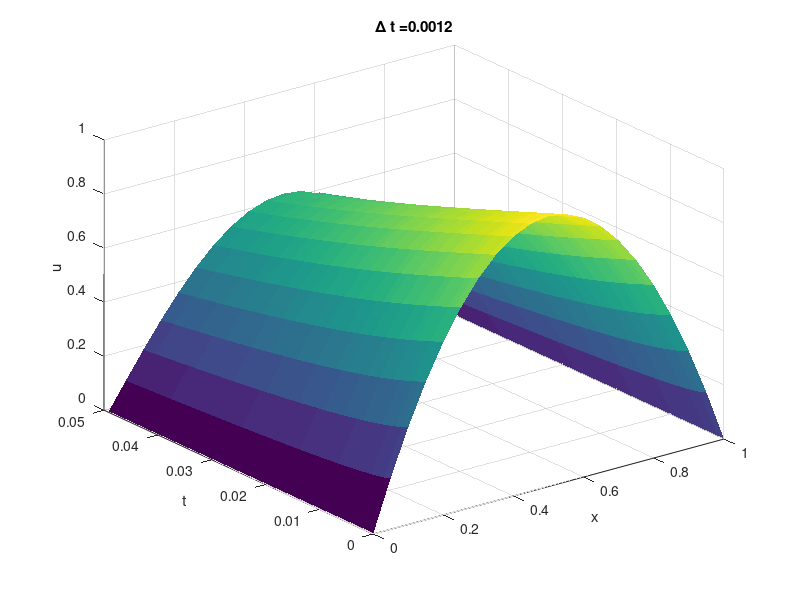
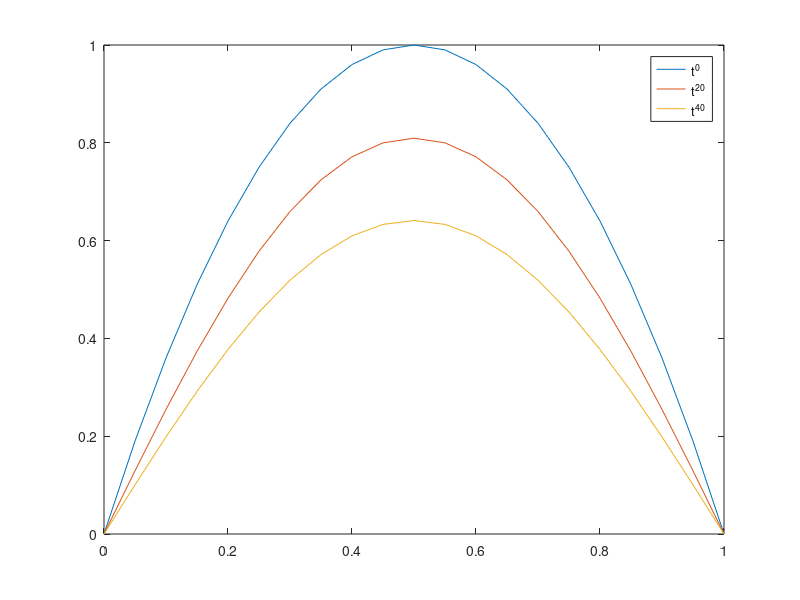
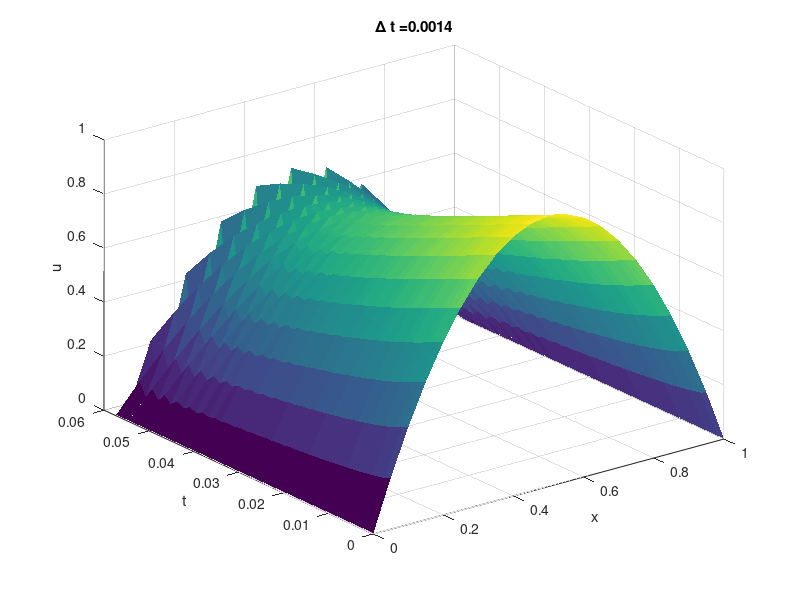
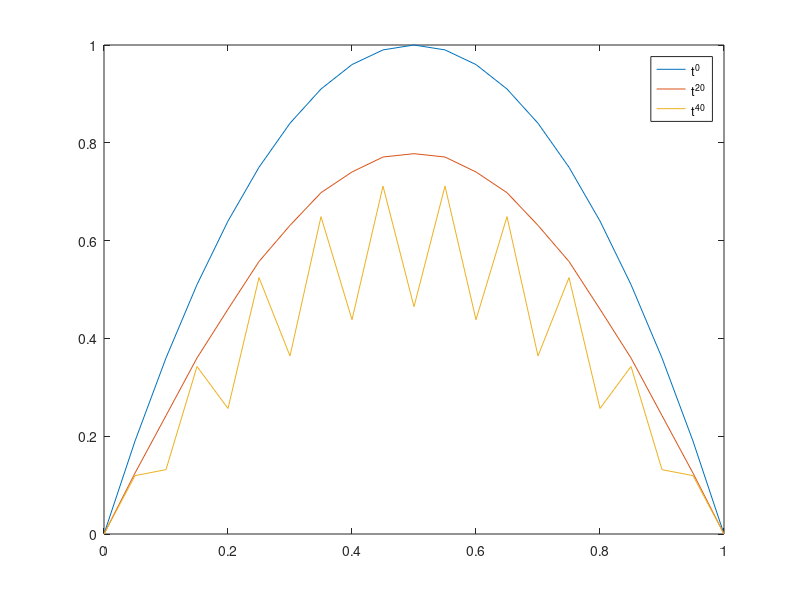

MATLAB code to generate these figures, in order:
close all 
clear all

%% Stabiel

deltax=5e-2;
deltat=1.2e-3;
deltat/deltax^2 %dus KLEINER dan 0.5 en stabiel
%Omega=; %niet nodig hier?
Time=41*deltat; %tot 40s dus
x=0:deltax:1;
t=0:deltat:Time;
M=length(x)-2; %is dus aantal INTERNE knopen
K=length(t)-1; %is dus aantal knopen -1 want indexering start op 0
u=zeros(K+1,M+2);


u(1,:) = 4.*x.*(1-x); %initiële
u(2:end,M+2) = 0; %Dirichlet. geldt pas vanaf t > 0
u(2:end,1) = 0;



for j= 1:K %Want initieel gekend. Start op j omdat werken met j+1 index!
    %gaan tem index K => K+1 in matlab
    for i=2:M+1 % van i = 1 tem i = M. 0 en M+1 gekend
        u(j+1,i) = u(j,i) + deltat/deltax^2*(u(j,i+1)-2*u(j,i)+u(j,i-1));
    end
end

figure()
surf(x,t,u,'linestyle','none')
%surf(x,t,u(:,2:M+3),'linestyle','none')
title(strcat('\Delta t =', num2str(deltat)))
xlabel('x')
ylabel('t')
zlabel('u')

figure()
indices = [1,21,41];
plot(x,u(indices,:))
legend('t^0','t^{20}','t^{40}')

%% ONstabiel

deltax=5e-2;
deltat=1.4e-3;
deltat/deltax^2 %dus groter dan 0.5 en NIET stabiel
%Omega=; %niet nodig hier?
Time=41*deltat; %tot 40s dus
x=0:deltax:1;
t=0:deltat:Time;
M=length(x)-2; %is dus aantal INTERNE knopen
K=length(t)-1; %is dus aantal knopen -1 want indexering start op 0
u=zeros(K+1,M+2);


u(1,:) = 4.*x.*(1-x); %initiële
u(2:end,M+2) = 0; %Dirichlet. geldt pas vanaf t > 0
u(2:end,1) = 0;



for j= 1:K %Want initieel gekend. Start op j omdat werken met j+1 index!
    %gaan tem index K => K+1 in matlab
    for i=2:M+1 % van i = 1 tem i = M. 0 en M+1 gekend
        u(j+1,i) = u(j,i) + deltat/deltax^2*(u(j,i+1)-2*u(j,i)+u(j,i-1));
    end
end

figure()
surf(x,t,u,'linestyle','none')
%surf(x,t,u(:,2:M+3),'linestyle','none')
title(strcat('\Delta t =', num2str(deltat)))
xlabel('x')
ylabel('t')
zlabel('u')

figure()
indices = [1,21,41];
plot(x,u(indices,:))
legend('t^0','t^{20}','t^{40}')

%Extra comment lijn toevoegen om up te loaden naar Github
